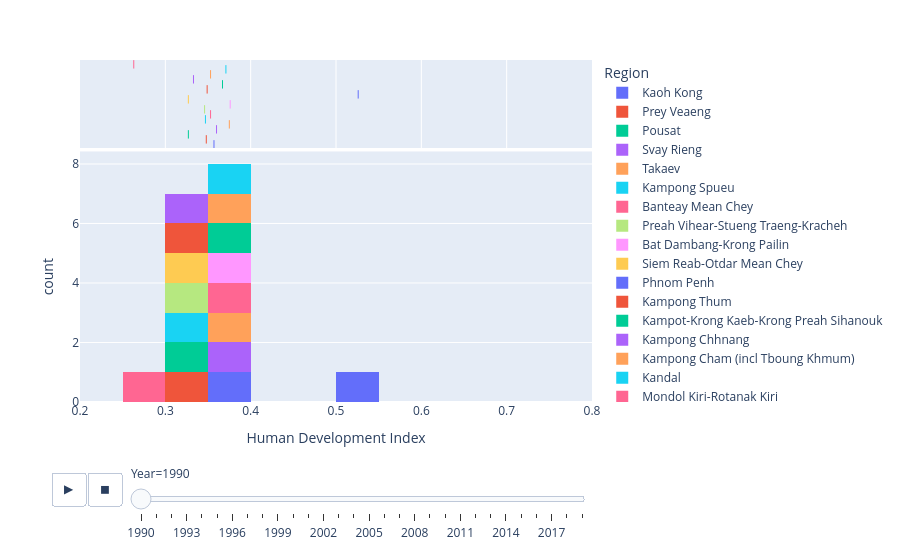

Notebook code for this chart:
### Code cell
# Creating a histogram using Plotly Express
px.histogram(
    df1,
    x=INDICATOR1,                    # Data for x-axis
    range_x= [0.20, 0.80],
    animation_frame= 'year',
    color=ADM1,                     # Color grouping based on 'dep'
    hover_name=ADM3,                # Municipality for hover tooltip
    marginal='rug',                  # Display rug plot on the marginal axis
    hover_data=[ADM1, INDICATOR4],        # Additional data for hover tooltip
    labels=dict(data_dict)           # Custom labels from data_dict
)

### Figure 1 — Plotly figure (JSON) as saved in the notebook; plotly's stock layout.template omitted (floating-point values rounded to 4 significant figures)
{"data": [{"bingroup": "x", "hovertemplate": "Region=Kaoh Kong<br>Year=1990<br>Human Development Index=%{x}<br>count=%{y}<extra></extra>", "legendgroup": "Kaoh Kong", "marker": {"color": "#636efa", "pattern": {"shape": ""}}, "name": "Kaoh Kong", "orientation": "v", "showlegend": true, "type": "histogram", "x": [0.357], "xaxis": "x", "yaxis": "y"}, {"boxpoints": "all", "customdata": [["Kaoh Kong", 0.227]], "fillcolor": "rgba(255,255,255,0)", "hoveron": "points", "hovertemplate": "<b>%{hovertext}</b><br><br>Region=%{customdata[0]}<br>Year=1990<br>Human Development Index=%{x}<br>Education Index=%{customdata[1]}<extra></extra>", "hovertext": ["Kaoh Kong"], "jitter": 0, "legendgroup": "Kaoh Kong", "line": {"color": "rgba(255,255,255,0)"}, "marker": {"color": "#636efa", "symbol": "line-ns-open"}, "name": "Kaoh Kong", "showlegend": false, "type": "box", "x": [0.357], "xaxis": "x2", "yaxis": "y2"}, {"bingroup": "x", "hovertemplate": "Region=Prey Veaeng<br>Year=1990<br>Human Development Index=%{x}<br>count=%{y}<extra></extra>", "legendgroup": "Prey Veaeng", "marker": {"color": "#EF553B", "pattern": {"shape": ""}}, "name": "Prey Veaeng", "orientation": "v", "showlegend": true, "type": "histogram", "x": [0.348], "xaxis": "x", "yaxis": "y"}, {"boxpoints": "all", "customdata": [["Prey Veaeng", 0.263]], "fillcolor": "rgba(255,255,255,0)", "hoveron": "points", "hovertemplate": "<b>%{hovertext}</b><br><br>Region=%{customdata[0]}<br>Year=1990<br>Human Development Index=%{x}<br>Education Index=%{customdata[1]}<extra></extra>", "hovertext": ["Prey Veaeng"], "jitter": 0, "legendgroup": "Prey Veaeng", "line": {"color": "rgba(255,255,255,0)"}, "marker": {"color": "#EF553B", "symbol": "line-ns-open"}, "name": "Prey Veaeng", "showlegend": false, "type": "box", "x": [0.348], "xaxis": "x2", "yaxis": "y2"}, {"bingroup": "x", "hovertemplate": "Region=Pousat<br>Year=1990<br>Human Development Index=%{x}<br>count=%{y}<extra></extra>", "legendgroup": "Pousat", "marker": {"color": "#00cc96", "pattern": {"shape": ""}}, "name": "Pousat", "orientation": "v", "showlegend": true, "type": "histogram", "x": [0.327], "xaxis": "x", "yaxis": "y"}, {"boxpoints": "all", "customdata": [["Pousat", 0.235]], "fillcolor": "rgba(255,255,255,0)", "hoveron": "points", "hovertemplate": "<b>%{hovertext}</b><br><br>Region=%{customdata[0]}<br>Year=1990<br>Human Development Index=%{x}<br>Education Index=%{customdata[1]}<extra></extra>", "hovertext": ["Pousat"], "jitter": 0, "legendgroup": "Pousat", "line": {"color": "rgba(255,255,255,0)"}, "marker": {"color": "#00cc96", "symbol": "line-ns-open"}, "name": "Pousat", "showlegend": false, "type": "box", "x": [0.327], "xaxis": "x2", "yaxis": "y2"}, {"bingroup": "x", "hovertemplate": "Region=Svay Rieng<br>Year=1990<br>Human Development Index=%{x}<br>count=%{y}<extra></extra>", "legendgroup": "Svay Rieng", "marker": {"color": "#ab63fa", "pattern": {"shape": ""}}, "name": "Svay Rieng", "orientation": "v", "showlegend": true, "type": "histogram", "x": [0.36], "xaxis": "x", "yaxis": "y"}, {"boxpoints": "all", "customdata": [["Svay Rieng", 0.277]], "fillcolor": "rgba(255,255,255,0)", "hoveron": "points", "hovertemplate": "<b>%{hovertext}</b><br><br>Region=%{customdata[0]}<br>Year=1990<br>Human Development Index=%{x}<br>Education Index=%{customdata[1]}<extra></extra>", "hovertext": ["Svay Rieng"], "jitter": 0, "legendgroup": "Svay Rieng", "line": {"color": "rgba(255,255,255,0)"}, "marker": {"color": "#ab63fa", "symbol": "line-ns-open"}, "name": "Svay Rieng", "showlegend": false, "type": "box", "x": [0.36], "xaxis": "x2", "yaxis": "y2"}, {"bingroup": "x", "hovertemplate": "Region=Takaev<br>Year=1990<br>Human Development Index=%{x}<br>count=%{y}<extra></extra>", "legendgroup": "Takaev", "marker": {"color": "#FFA15A", "pattern": {"shape": ""}}, "name": "Takaev", "orientation": "v", "showlegend": true, "type": "histogram", "x": [0.375], "xaxis": "x", "yaxis": "y"}, {"boxpoints": "all", "customdata": [["Takaev", 0.308]], "fillcolor": "rgba(255,255,255,0)", "hoveron": "points", "hovertemplate": "<b>%{hovertext}</b><br><br>Region=%{customdata[0]}<br>Year=1990<br>Human Development Index=%{x}<br>Education Index=%{customdata[1]}<extra></extra>", "hovertext": ["Takaev"], "jitter": 0, "legendgroup": "Takaev", "line": {"color": "rgba(255,255,255,0)"}, "marker": {"color": "#FFA15A", "symbol": "line-ns-open"}, "name": "Takaev", "showlegend": false, "type": "box", "x": [0.375], "xaxis": "x2", "yaxis": "y2"}, {"bingroup": "x", "hovertemplate": "Region=Kampong Spueu<br>Year=1990<br>Human Development Index=%{x}<br>count=%{y}<extra></extra>", "legendgroup": "Kampong Spueu", "marker": {"color": "#19d3f3", "pattern": {"shape": ""}}, "name": "Kampong Spueu", "orientation": "v", "showlegend": true, "type": "histogram", "x": [0.347], "xaxis": "x", "yaxis": "y"}, {"boxpoints": "all", "customdata": [["Kampong Spueu", 0.237]], "fillcolor": "rgba(255,255,255,0)", "hoveron": "points", "hovertemplate": "<b>%{hovertext}</b><br><br>Region=%{customdata[0]}<br>Year=1990<br>Human Development Index=%{x}<br>Education Index=%{customdata[1]}<extra></extra>", "hovertext": ["Kampong Spueu"], "jitter": 0, "legendgroup": "Kampong Spueu", "line": {"color": "rgba(255,255,255,0)"}, "marker": {"color": "#19d3f3", "symbol": "line-ns-open"}, "name": "Kampong Spueu", "showlegend": false, "type": "box", "x": [0.347], "xaxis": "x2", "yaxis": "y2"}, {"bingroup": "x", "hovertemplate": "Region=Banteay Mean Chey<br>Year=1990<br>Human Development Index=%{x}<br>count=%{y}<extra></extra>", "legendgroup": "Banteay Mean Chey", "marker": {"color": "#FF6692", "pattern": {"shape": ""}}, "name": "Banteay Mean Chey", "orientation": "v", "showlegend": true, "type": "histogram", "x": [0.353], "xaxis": "x", "yaxis": "y"}, {"boxpoints": "all", "customdata": [["Banteay Mean Chey", 0.251]], "fillcolor": "rgba(255,255,255,0)", "hoveron": "points", "hovertemplate": "<b>%{hovertext}</b><br><br>Region=%{customdata[0]}<br>Year=1990<br>Human Development Index=%{x}<br>Education Index=%{customdata[1]}<extra></extra>", "hovertext": ["Banteay Mean Chey"], "jitter": 0, "legendgroup": "Banteay Mean Chey", "line": {"color": "rgba(255,255,255,0)"}, "marker": {"color": "#FF6692", "symbol": "line-ns-open"}, "name": "Banteay Mean Chey", "showlegend": false, "type": "box", "x": [0.353], "xaxis": "x2", "yaxis": "y2"}, {"bingroup": "x", "hovertemplate": "Region=Preah Vihear-Stueng Traeng-Kracheh<br>Year=1990<br>Human Development Index=%{x}<br>count=%{y}<extra></extra>", "legendgroup": "Preah Vihear-Stueng Traeng-Kracheh", "marker": {"color": "#B6E880", "pattern": {"shape": ""}}, "name": "Preah Vihear-Stueng Traeng-Kracheh", "orientation": "v", "showlegend": true, "type": "histogram", "x": [0.346], "xaxis": "x", "yaxis": "y"}, {"boxpoints": "all", "customdata": [["Preah Vihear-Stueng Traeng-Kracheh", 0.243]], "fillcolor": "rgba(255,255,255,0)", "hoveron": "points", "hovertemplate": "<b>%{hovertext}</b><br><br>Region=%{customdata[0]}<br>Year=1990<br>Human Development Index=%{x}<br>Education Index=%{customdata[1]}<extra></extra>", "hovertext": ["Preah Vihear-Stueng Traeng-Kracheh"], "jitter": 0, "legendgroup": "Preah Vihear-Stueng Traeng-Kracheh", "line": {"color": "rgba(255,255,255,0)"}, "marker": {"color": "#B6E880", "symbol": "line-ns-open"}, "name": "Preah Vihear-Stueng Traeng-Kracheh", "showlegend": false, "type": "box", "x": [0.346], "xaxis": "x2", "yaxis": "y2"}, {"bingroup": "x", "hovertemplate": "Region=Bat Dambang-Krong Pailin<br>Year=1990<br>Human Development Index=%{x}<br>count=%{y}<extra></extra>", "legendgroup": "Bat Dambang-Krong Pailin", "marker": {"color": "#FF97FF", "pattern": {"shape": ""}}, "name": "Bat Dambang-Krong Pailin", "orientation": "v", "showlegend": true, "type": "histogram", "x": [0.376], "xaxis": "x", "yaxis": "y"}, {"boxpoints": "all", "customdata": [["Bat Dambang-Krong Pailin", 0.292]], "fillcolor": "rgba(255,255,255,0)", "hoveron": "points", "hovertemplate": "<b>%{hovertext}</b><br><br>Region=%{customdata[0]}<br>Year=1990<br>Human Development Index=%{x}<br>Education Index=%{customdata[1]}<extra></extra>", "hovertext": ["Bat Dambang-Krong Pailin"], "jitter": 0, "legendgroup": "Bat Dambang-Krong Pailin", "line": {"color": "rgba(255,255,255,0)"}, "marker": {"color": "#FF97FF", "symbol": "line-ns-open"}, "name": "Bat Dambang-Krong Pailin", "showlegend": false, "type": "box", "x": [0.376], "xaxis": "x2", "yaxis": "y2"}, {"bingroup": "x", "hovertemplate": "Region=Siem Reab-Otdar Mean Chey<br>Year=1990<br>Human Development Index=%{x}<br>count=%{y}<extra></extra>", "legendgroup": "Siem Reab-Otdar Mean Chey", "marker": {"color": "#FECB52", "pattern": {"shape": ""}}, "name": "Siem Reab-Otdar Mean Chey", "orientation": "v", "showlegend": true, "type": "histogram", "x": [0.327], "xaxis": "x", "yaxis": "y"}, {"boxpoints": "all", "customdata": [["Siem Reab-Otdar Mean Chey", 0.209]], "fillcolor": "rgba(255,255,255,0)", "hoveron": "points", "hovertemplate": "<b>%{hovertext}</b><br><br>Region=%{customdata[0]}<br>Year=1990<br>Human Development Index=%{x}<br>Education Index=%{customdata[1]}<extra></extra>", "hovertext": ["Siem Reab-Otdar Mean Chey"], "jitter": 0, "legendgroup": "Siem Reab-Otdar Mean Chey", "line": {"color": "rgba(255,255,255,0)"}, "marker": {"color": "#FECB52", "symbol": "line-ns-open"}, "name": "Siem Reab-Otdar Mean Chey", "showlegend": false, "type": "box", "x": [0.327], "xaxis": "x2", "yaxis": "y2"}, {"bingroup": "x", "hovertemplate": "Region=Phnom Penh<br>Year=1990<br>Human Development Index=%{x}<br>count=%{y}<extra></extra>", "legendgroup": "Phnom Penh", "marker": {"color": "#636efa", "pattern": {"shape": ""}}, "name": "Phnom Penh", "orientation": "v", "showlegend": true, "type": "histogram", "x": [0.526], "xaxis": "x", "yaxis": "y"}, {"boxpoints": "all", "customdata": [["Phnom Penh", 0.421]], "fillcolor": "rgba(255,255,255,0)", "hoveron": "points", "hovertemplate": "<b>%{hovertext}</b><br><br>Region=%{customdata[0]}<br>Year=1990<br>Human Development Index=%{x}<br>Education Index=%{customdata[1]}<extra></extra>", "hovertext": ["Phnom Penh"], "jitter": 0, "legendgroup": "Phnom Penh", "line": {"color": "rgba(255,255,255,0)"}, "marker": {"color": "#636efa", "symbol": "line-ns-open"}, "name": "Phnom Penh", "showlegend": false, "type": "box", "x": [0.526], "xaxis": "x2", "yaxis": "y2"}, {"bingroup": "x", "hovertemplate": "Region=Kampong Thum<br>Year=1990<br>Human Development Index=%{x}<br>count=%{y}<extra></extra>", "legendgroup": "Kampong Thum", "marker": {"color": "#EF553B", "pattern": {"shape": ""}}, "name": "Kampong Thum", "orientation": "v", "showlegend": true, "type": "histogram", "x": [0.349], "xaxis": "x", "yaxis": "y"}, {"boxpoints": "all", "customdata": [["Kampong Thum", 0.245]], "fillcolor": "rgba(255,255,255,0)", "hoveron": "points", "hovertemplate": "<b>%{hovertext}</b><br><br>Region=%{customdata[0]}<br>Year=1990<br>Human Development Index=%{x}<br>Education Index=%{customdata[1]}<extra></extra>", "hovertext": ["Kampong Thum"], "jitter": 0, "legendgroup": "Kampong Thum", "line": {"color": "rgba(255,255,255,0)"}, "marker": {"color": "#EF553B", "symbol": "line-ns-open"}, "name": "Kampong Thum", "showlegend": false, "type": "box", "x": [0.349], "xaxis": "x2", "yaxis": "y2"}, {"bingroup": "x", "hovertemplate": "Region=Kampot-Krong Kaeb-Krong Preah Sihanouk<br>Year=1990<br>Human Development Index=%{x}<br>count=%{y}<extra></extra>", "legendgroup": "Kampot-Krong Kaeb-Krong Preah Sihanouk", "marker": {"color": "#00cc96", "pattern": {"shape": ""}}, "name": "Kampot-Krong Kaeb-Krong Preah Sihanouk", "orientation": "v", "showlegend": true, "type": "histogram", "x": [0.367], "xaxis": "x", "yaxis": "y"}, {"boxpoints": "all", "customdata": [["Kampot-Krong Kaeb-Krong Preah Sihanouk", 0.291]], "fillcolor": "rgba(255,255,255,0)", "hoveron": "points", "hovertemplate": "<b>%{hovertext}</b><br><br>Region=%{customdata[0]}<br>Year=1990<br>Human Development Index=%{x}<br>Education Index=%{customdata[1]}<extra></extra>", "hovertext": ["Kampot-Krong Kaeb-Krong Preah Sihanouk"], "jitter": 0, "legendgroup": "Kampot-Krong Kaeb-Krong Preah Sihanouk", "line": {"color": "rgba(255,255,255,0)"}, "marker": {"color": "#00cc96", "symbol": "line-ns-open"}, "name": "Kampot-Krong Kaeb-Krong Preah Sihanouk", "showlegend": false, "type": "box", "x": [0.367], "xaxis": "x2", "yaxis": "y2"}, {"bingroup": "x", "hovertemplate": "Region=Kampong Chhnang<br>Year=1990<br>Human Development Index=%{x}<br>count=%{y}<extra></extra>", "legendgroup": "Kampong Chhnang", "marker": {"color": "#ab63fa", "pattern": {"shape": ""}}, "name": "Kampong Chhnang", "orientation": "v", "showlegend": true, "type": "histogram", "x": [0.333], "xaxis": "x", "yaxis": "y"}, {"boxpoints": "all", "customdata": [["Kampong Chhnang", 0.237]], "fillcolor": "rgba(255,255,255,0)", "hoveron": "points", "hovertemplate": "<b>%{hovertext}</b><br><br>Region=%{customdata[0]}<br>Year=1990<br>Human Development Index=%{x}<br>Education Index=%{customdata[1]}<extra></extra>", "hovertext": ["Kampong Chhnang"], "jitter": 0, "legendgroup": "Kampong Chhnang", "line": {"color": "rgba(255,255,255,0)"}, "marker": {"color": "#ab63fa", "symbol": "line-ns-open"}, "name": "Kampong Chhnang", "showlegend": false, "type": "box", "x": [0.333], "xaxis": "x2", "yaxis": "y2"}, {"bingroup": "x", "hovertemplate": "Region=Kampong Cham (incl Tboung Khmum)<br>Year=1990<br>Human Development Index=%{x}<br>count=%{y}<extra></extra>", "legendgroup": "Kampong Cham (incl Tboung Khmum)", "marker": {"color": "#FFA15A", "pattern": {"shape": ""}}, "name": "Kampong Cham (incl Tboung Khmum)", "orientation": "v", "showlegend": true, "type": "histogram", "x": [0.353], "xaxis": "x", "yaxis": "y"}, {"boxpoints": "all", "customdata": [["Kampong Cham (incl Tboung Khmum)", 0.258]], "fillcolor": "rgba(255,255,255,0)", "hoveron": "points", "hovertemplate": "<b>%{hovertext}</b><br><br>Region=%{customdata[0]}<br>Year=1990<br>Human Development Index=%{x}<br>Education Index=%{customdata[1]}<extra></extra>", "hovertext": ["Kampong Cham (incl Tboung Khmum)"], "jitter": 0, "legendgroup": "Kampong Cham (incl Tboung Khmum)", "line": {"color": "rgba(255,255,255,0)"}, "marker": {"color": "#FFA15A", "symbol": "line-ns-open"}, "name": "Kampong Cham (incl Tboung Khmum)", "showlegend": false, "type": "box", "x": [0.353], "xaxis": "x2", "yaxis": "y2"}, {"bingroup": "x", "hovertemplate": "Region=Kandal<br>Year=1990<br>Human Development Index=%{x}<br>count=%{y}<extra></extra>", "legendgroup": "Kandal", "marker": {"color": "#19d3f3", "pattern": {"shape": ""}}, "name": "Kandal", "orientation": "v", "showlegend": true, "type": "histogram", "x": [0.371], "xaxis": "x", "yaxis": "y"}, {"boxpoints": "all", "customdata": [["Kandal", 0.28]], "fillcolor": "rgba(255,255,255,0)", "hoveron": "points", "hovertemplate": "<b>%{hovertext}</b><br><br>Region=%{customdata[0]}<br>Year=1990<br>Human Development Index=%{x}<br>Education Index=%{customdata[1]}<extra></extra>", "hovertext": ["Kandal"], "jitter": 0, "legendgroup": "Kandal", "line": {"color": "rgba(255,255,255,0)"}, "marker": {"color": "#19d3f3", "symbol": "line-ns-open"}, "name": "Kandal", "showlegend": false, "type": "box", "x": [0.371], "xaxis": "x2", "yaxis": "y2"}, {"bingroup": "x", "hovertemplate": "Region=Mondol Kiri-Rotanak Kiri<br>Year=1990<br>Human Development Index=%{x}<br>count=%{y}<extra></extra>", "legendgroup": "Mondol Kiri-Rotanak Kiri", "marker": {"color": "#FF6692", "pattern": {"shape": ""}}, "name": "Mondol Kiri-Rotanak Kiri", "orientation": "v", "showlegend": true, "type": "histogram", "x": [0.263], "xaxis": "x", "yaxis": "y"}, {"boxpoints": "all", "customdata": [["Mondol Kiri-Rotanak Kiri", 0.136]], "fillcolor": "rgba(255,255,255,0)", "hoveron": "points", "hovertemplate": "<b>%{hovertext}</b><br><br>Region=%{customdata[0]}<br>Year=1990<br>Human Development Index=%{x}<br>Education Index=%{customdata[1]}<extra></extra>", "hovertext": ["Mondol Kiri-Rotanak Kiri"], "jitter": 0, "legendgroup": "Mondol Kiri-Rotanak Kiri", "line": {"color": "rgba(255,255,255,0)"}, "marker": {"color": "#FF6692", "symbol": "line-ns-open"}, "name": "Mondol Kiri-Rotanak Kiri", "showlegend": false, "type": "box", "x": [0.263], "xaxis": "x2", "yaxis": "y2"}], "layout": {"barmode": "relative", "legend": {"title": {"text": "Region"}, "tracegroupgap": 0}, "margin": {"t": 60}, "sliders": [{"active": 0, "currentvalue": {"prefix": "Year="}, "len": 0.9, "pad": {"b": 10, "t": 60}, "steps": [{"args": [["1990"], {"frame": {"duration": 0, "redraw": true}, "fromcurrent": true, "mode": "immediate", "transition": {"duration": 0, "easing": "linear"}}], "label": "1990", "method": "animate"}, {"args": [["1991"], {"frame": {"duration": 0, "redraw": true}, "fromcurrent": true, "mode": "immediate", "transition": {"duration": 0, "easing": "linear"}}], "label": "1991", "method": "animate"}, {"args": [["1992"], {"frame": {"duration": 0, "redraw": true}, "fromcurrent": true, "mode": "immediate", "transition": {"duration": 0, "easing": "linear"}}], "label": "1992", "method": "animate"}, {"args": [["1993"], {"frame": {"duration": 0, "redraw": true}, "fromcurrent": true, "mode": "immediate", "transition": {"duration": 0, "easing": "linear"}}], "label": "1993", "method": "animate"}, {"args": [["1994"], {"frame": {"duration": 0, "redraw": true}, "fromcurrent": true, "mode": "immediate", "transition": {"duration": 0, "easing": "linear"}}], "label": "1994", "method": "animate"}, {"args": [["1995"], {"frame": {"duration": 0, "redraw": true}, "fromcurrent": true, "mode": "immediate", "transition": {"duration": 0, "easing": "linear"}}], "label": "1995", "method": "animate"}, {"args": [["1996"], {"frame": {"duration": 0, "redraw": true}, "fromcurrent": true, "mode": "immediate", "transition": {"duration": 0, "easing": "linear"}}], "label": "1996", "method": "animate"}, {"args": [["1997"], {"frame": {"duration": 0, "redraw": true}, "fromcurrent": true, "mode": "immediate", "transition": {"duration": 0, "easing": "linear"}}], "label": "1997", "method": "animate"}, {"args": [["1998"], {"frame": {"duration": 0, "redraw": true}, "fromcurrent": true, "mode": "immediate", "transition": {"duration": 0, "easing": "linear"}}], "label": "1998", "method": "animate"}, {"args": [["1999"], {"frame": {"duration": 0, "redraw": true}, "fromcurrent": true, "mode": "immediate", "transition": {"duration": 0, "easing": "linear"}}], "label": "1999", "method": "animate"}, {"args": [["2000"], {"frame": {"duration": 0, "redraw": true}, "fromcurrent": true, "mode": "immediate", "transition": {"duration": 0, "easing": "linear"}}], "label": "2000", "method": "animate"}, {"args": [["2001"], {"frame": {"duration": 0, "redraw": true}, "fromcurrent": true, "mode": "immediate", "transition": {"duration": 0, "easing": "linear"}}], "label": "2001", "method": "animate"}, {"args": [["2002"], {"frame": {"duration": 0, "redraw": true}, "fromcurrent": true, "mode": "immediate", "transition": {"duration": 0, "easing": "linear"}}], "label": "2002", "method": "animate"}, {"args": [["2003"], {"frame": {"duration": 0, "redraw": true}, "fromcurrent": true, "mode": "immediate", "transition": {"duration": 0, "easing": "linear"}}], "label": "2003", "method": "animate"}, {"args": [["2004"], {"frame": {"duration": 0, "redraw": true}, "fromcurrent": true, "mode": "immediate", "transition": {"duration": 0, "easing": "linear"}}], "label": "2004", "method": "animate"}, {"args": [["2005"], {"frame": {"duration": 0, "redraw": true}, "fromcurrent": true, "mode": "immediate", "transition": {"duration": 0, "easing": "linear"}}], "label": "2005", "method": "animate"}, {"args": [["2006"], {"frame": {"duration": 0, "redraw": true}, "fromcurrent": true, "mode": "immediate", "transition": {"duration": 0, "easing": "linear"}}], "label": "2006", "method": "animate"}, {"args": [["2007"], {"frame": {"duration": 0, "redraw": true}, "fromcurrent": true, "mode": "immediate", "transition": {"duration": 0, "easing": "linear"}}], "label": "2007", "method": "animate"}, {"args": [["2008"], {"frame": {"duration": 0, "redraw": true}, "fromcurrent": true, "mode": "immediate", "transition": {"duration": 0, "easing": "linear"}}], "label": "2008", "method": "animate"}, {"args": [["2009"], {"frame": {"duration": 0, "redraw": true}, "fromcurrent": true, "mode": "immediate", "transition": {"duration": 0, "easing": "linear"}}], "label": "2009", "method": "animate"}, {"args": [["2010"], {"frame": {"duration": 0, "redraw": true}, "fromcurrent": true, "mode": "immediate", "transition": {"duration": 0, "easing": "linear"}}], "label": "2010", "method": "animate"}, {"args": [["2011"], {"frame": {"duration": 0, "redraw": true}, "fromcurrent": true, "mode": "immediate", "transition": {"duration": 0, "easing": "linear"}}], "label": "2011", "method": "animate"}, {"args": [["2012"], {"frame": {"duration": 0, "redraw": true}, "fromcurrent": true, "mode": "immediate", "transition": {"duration": 0, "easing": "linear"}}], "label": "2012", "method": "animate"}, {"args": [["2013"], {"frame": {"duration": 0, "redraw": true}, "fromcurrent": true, "mode": "immediate", "transition": {"duration": 0, "easing": "linear"}}], "label": "2013", "method": "animate"}, {"args": [["2014"], {"frame": {"duration": 0, "redraw": true}, "fromcurrent": true, "mode": "immediate", "transition": {"duration": 0, "easing": "linear"}}], "label": "2014", "method": "animate"}, {"args": [["2015"], {"frame": {"duration": 0, "redraw": true}, "fromcurrent": true, "mode": "immediate", "transition": {"duration": 0, "easing": "linear"}}], "label": "2015", "method": "animate"}, {"args": [["2016"], {"frame": {"duration": 0, "redraw": true}, "fromcurrent": true, "mode": "immediate", "transition": {"duration": 0, "easing": "linear"}}], "label": "2016", "method": "animate"}, {"args": [["2017"], {"frame": {"duration": 0, "redraw": true}, "fromcurrent": true, "mode": "immediate", "transition": {"duration": 0, "easing": "linear"}}], "label": "2017", "method": "animate"}, {"args": [["2018"], {"frame": {"duration": 0, "redraw": true}, "fromcurrent": true, "mode": "immediate", "transition": {"duration": 0, "easing": "linear"}}], "label": "2018", "method": "animate"}, {"args": [["2019"], {"frame": {"duration": 0, "redraw": true}, "fromcurrent": true, "mode": "immediate", "transition": {"duration": 0, "easing": "linear"}}], "label": "2019", "method": "animate"}], "x": 0.1, "xanchor": "left", "y": 0, "yanchor": "top"}], "updatemenus": [{"buttons": [{"args": [null, {"frame": {"duration": 500, "redraw": true}, "fromcurrent": true, "mode": "immediate", "transition": {"duration": 500, "easing": "linear"}}], "label": "&#9654;", "method": "animate"}, {"args": [[null], {"frame": {"duration": 0, "redraw": true}, "fromcurrent": true, "mode": "immediate", "transition": {"duration": 0, "easing": "linear"}}], "label": "&#9724;", "method": "animate"}], "direction": "left", "pad": {"r": 10, "t": 70}, "showactive": false, "type": "buttons", "x": 0.1, "xanchor": "right", "y": 0, "yanchor": "top"}], "xaxis": {"anchor": "y", "domain": [0.0, 1.0], "range": [0.2, 0.8], "title": {"text": "Human Development Index"}}, "xaxis2": {"anchor": "y2", "domain": [0.0, 1.0], "matches": "x", "showgrid": true, "showticklabels": false}, "yaxis": {"anchor": "x", "domain": [0.0, 0.7326], "title": {"text": "count"}}, "yaxis2": {"anchor": "x2", "domain": [0.7426, 1.0], "matches": "y2", "showgrid": false, "showline": false, "showticklabels": false, "ticks": ""}}}
